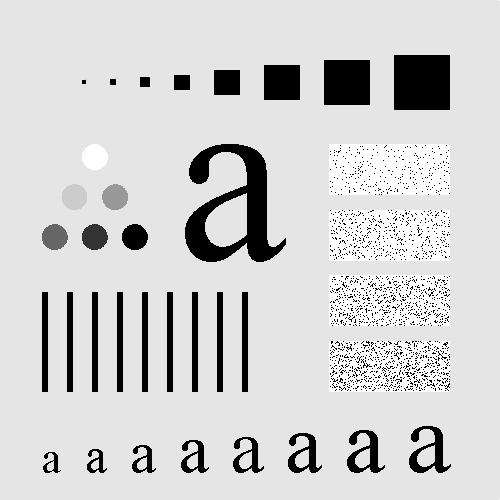
#> input picture 7-computer-vision/lab2/Pic1.jpg, 500 x 500 px
$ python lab2.py
#> lines starting #> are read from the running program, lines starting #| are printed output that depends on the picture
# %%
import numpy as np
import matplotlib.pyplot as plt
from skimage.io import imread, imshow
from skimage.color import rgb2hsv, rgb2gray, rgb2yuv
from skimage import color, exposure, transform
from skimage.exposure import equalize_hist

# %%

img1 = imread('Pic1.jpg')
#> img1 is the input picture: shape (500, 500); min 0, max 255, mean 207.4
imshow(img1)


# %%
plt.figure(figsize=(8, 6), constrained_layout=False)

img_fft = np.fft.fft2(img1)
img_fftshift = np.fft.fftshift(img_fft)
img_ifftshit = np.fft.ifftshift(img_fftshift)
img_ifft = np.fft.ifft2(img_ifftshit)

plt.subplot(231), plt.imshow(img1, "gray"), plt.title("Original Image")
plt.subplot(232), plt.imshow(np.log(1+np.abs(img_fft)), "gray"), plt.title("log abs img_fft")
plt.subplot(233), plt.imshow(np.log(1+np.abs(img_fftshift)), "gray"), plt.title("log abs img_fftshift")
plt.subplot(235), plt.imshow(np.abs(img_ifft), "gray"), plt.title("img_ifft")

# %%
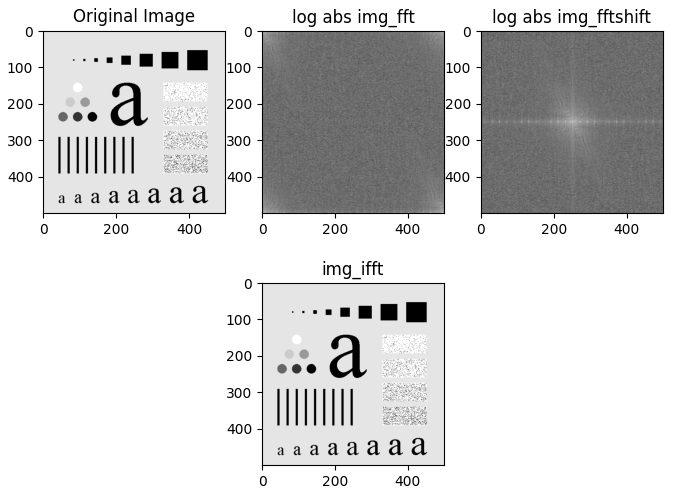
#> figure drawn by matplotlib, 4 panels
